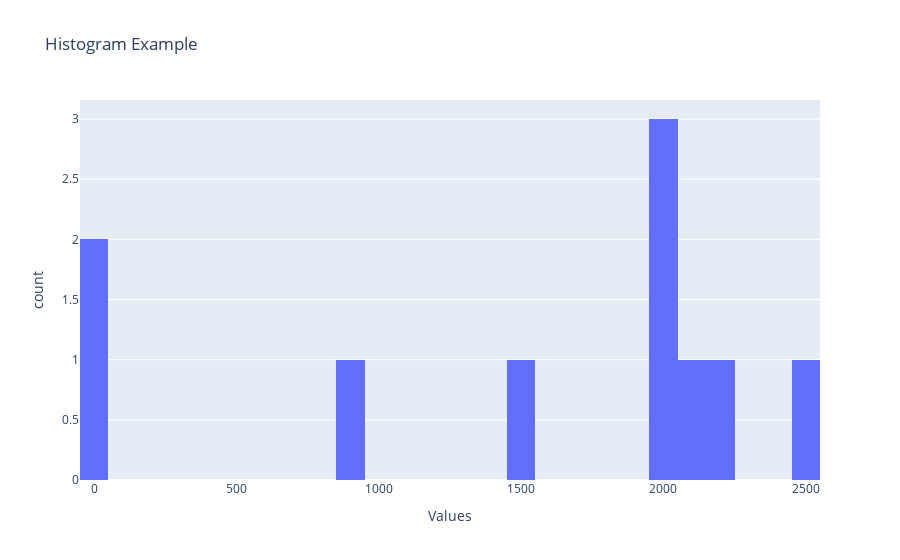

This figure's notebook cell:
### Code cell
path = "../../../Desktop/konverto_data_package/polygons/polygons.geojson"

result_ori = []
data = gpd.read_file(path)
print(data.head(1))

data = data[data["type"] != "building"]
for index, _ in data.iterrows():
    result_ori.append(data["geometry"][index].area)

data = pd.DataFrame({
    'Values': result_ori
})
data = data[data['Values'] < 2500]
# Create histogram using Plotly Express
fig = px.histogram(data, x='Values', nbins=30, title='Histogram Example')

# Show the plot
fig.show()

### Figure 1 — Plotly figure (JSON) as saved in the notebook; plotly's stock layout.template omitted (floating-point values rounded to 4 significant figures)
{"data": [{"alignmentgroup": "True", "bingroup": "x", "hovertemplate": "Values=%{x}<br>count=%{y}<extra></extra>", "legendgroup": "", "marker": {"color": "#636efa", "pattern": {"shape": ""}}, "name": "", "nbinsx": 30, "offsetgroup": "", "orientation": "v", "showlegend": false, "x": [0.0, 2226.0, 0.0, 2465.0, 1962.0, 934.6, 1533.0, 2013.0, 2010.0, 2057.0], "xaxis": "x", "yaxis": "y", "type": "histogram"}], "layout": {"xaxis": {"anchor": "y", "domain": [0.0, 1.0], "title": {"text": "Values"}}, "yaxis": {"anchor": "x", "domain": [0.0, 1.0], "title": {"text": "count"}}, "legend": {"tracegroupgap": 0}, "title": {"text": "Histogram Example"}, "barmode": "relative"}}
